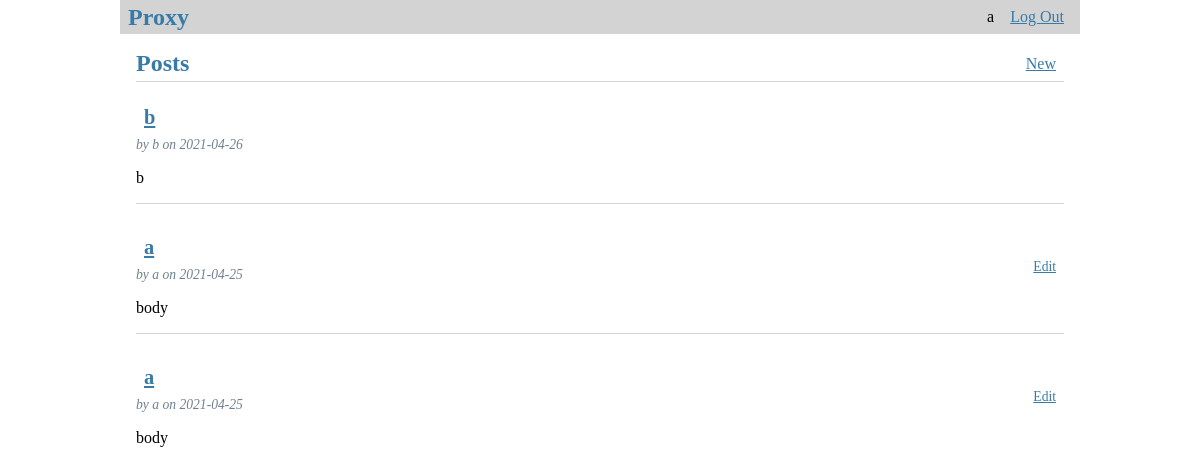
Page / (signed in) on the earlier database version.
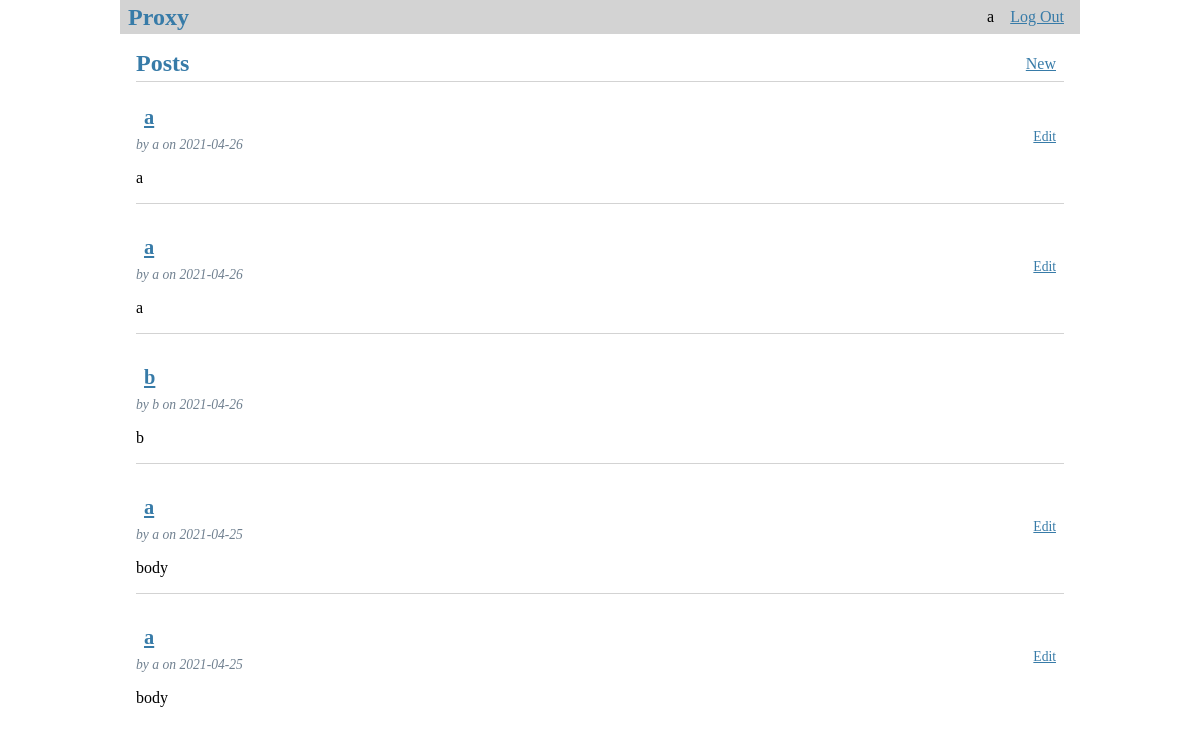
Same page on the later database version.
### tables this page shows
CREATE TABLE user (
    id       INTEGER PRIMARY KEY AUTOINCREMENT,
    username TEXT    UNIQUE
                     NOT NULL,
    password TEXT    NOT NULL
);

CREATE TABLE upload (
  id INTEGER PRIMARY KEY AUTOINCREMENT,
  author_id INTEGER NOT NULL,
  created TIMESTAMP NOT NULL DEFAULT CURRENT_TIMESTAMP,
  title TEXT NOT NULL,
  body TEXT NOT NULL,
  file_url TEXT NOT NULL,
  FOREIGN KEY (author_id) REFERENCES user (id)
  );

### flaskr/blog.py (the view)
@bp.route('/')
@login_required
def index():
    db = get_db()
    posts = db.execute(
        'SELECT p.id, title, body, created, author_id, username'
        ' FROM upload p JOIN user u ON p.author_id = u.id'
        ' ORDER BY created DESC'
    ).fetchall()
    return render_template('blog/index.html', posts=posts)

### flaskr/auth.py (called while the page is built)
@bp.before_app_request
def load_logged_in_user():
    user_id = session.get('user_id')
    if user_id is None:
        g.user = None
    else:
        g.user = get_db().execute(
            'SELECT * FROM user WHERE id = ?', (user_id,)
        ).fetchone()

def login_required(view):
    @functools.wraps(view)
    def wrapped_view(**kwargs):
        if g.user is None:
            return redirect(url_for('auth.login'))
        return view(**kwargs)
    return wrapped_view

### flaskr/db.py (called while the page is built)
def get_db():
    if 'db' not in g:
        g.db = sqlite3.connect(
            current_app.config['DATABASE'],
            detect_types=sqlite3.PARSE_DECLTYPES
        )
        g.db.row_factory = sqlite3.Row
    return g.db

### flaskr/templates/blog/index.html
{% extends 'base.html' %}
{% block header %}
  <h1>{% block title %}Posts{% endblock %}</h1>
  {% if g.user %}
    <a class="action" href="{{ url_for('blog.upload') }}">New</a>
  {% endif %}
{% endblock %}
{% block content %}
  {% for post in posts %}
    <article class="post">
      <header>
        <div>
          {% if g.user['id'] == post['author_id'] %}
          <h1><a class="action" href="{{ url_for('blog.update', id=post['id']) }}">{{ post['title'] }}</a></h1>
          {% else %}
          <h1><a class="action" href="{{ url_for('blog.view', id=post['id']) }}">{{ post['title'] }}</a></h1>
          {% endif %}
          <div class="about">by {{ post['username'] }} on {{ post['created'].strftime('%Y-%m-%d') }}</div>
        </div>
        {% if g.user['id'] == post['author_id'] %}
          <a class="action" href="{{ url_for('blog.update', id=post['id']) }}">Edit</a>
        {% endif %}
      </header>
      <p class="body">{{ post['body'] }}</p>
    </article>
    {% if not loop.last %}
      <hr>
    {% endif %}
  {% endfor %}
{% endblock %}

### flaskr/templates/base.html (shortened to what this page needs)
<!doctype html>
<link rel="stylesheet" href="{{ url_for('static', filename='style.css') }}">
<nav>
  <h1>Proxy</h1>
  <ul>
    {% if g.user %}
      <li><span>{{ g.user['username'] }}</span>
      <li><a href="{{ url_for('auth.logout') }}">Log Out</a>
    {% else %}
      <li><a href="{{ url_for('auth.register') }}">Register</a>
      <li><a href="{{ url_for('auth.login') }}">Log In</a>
    {% endif %}
  </ul>
</nav>
<section class="content">
  <header>
    {% block header %}{% endblock %}
  </header>
  {% block content %}{% endblock %}
</section>

### flaskr/static/style.css (style rules this page uses)
h1 { font-family: serif; color: #377ba8; margin: 1rem 0; }
a { color: #377ba8; }
hr { border: none; border-top: 1px solid lightgray; }
nav { background: lightgray; display: flex; align-items: center; padding: 0 0.5rem; }
nav h1 { flex: auto; margin: 0; }
nav ul { display: flex; list-style: none; margin: 0; padding: 0; }
nav ul li a, nav ul li span, header .action { display: block; padding: 0.5rem; }
.content { padding: 0 1rem 1rem; }
.content > header { border-bottom: 1px solid lightgray; display: flex; align-items: flex-end; }
.content > header h1 { flex: auto; margin: 1rem 0 0.25rem 0; }
.post > header { display: flex; align-items: flex-end; font-size: 0.85em; }
.post > header > div:first-of-type { flex: auto; }
.post > header h1 { font-size: 1.5em; margin-bottom: 0; }
.post .about { color: slategray; font-style: italic; }
.post .body { white-space: pre-line; }
.content:last-child { margin-bottom: 0; }

Differences in the rows shown:
added upload: title "a", username "a", created "2021-04-26", body "a"
added upload: title "a", username "a", created "2021-04-26", body "a"
